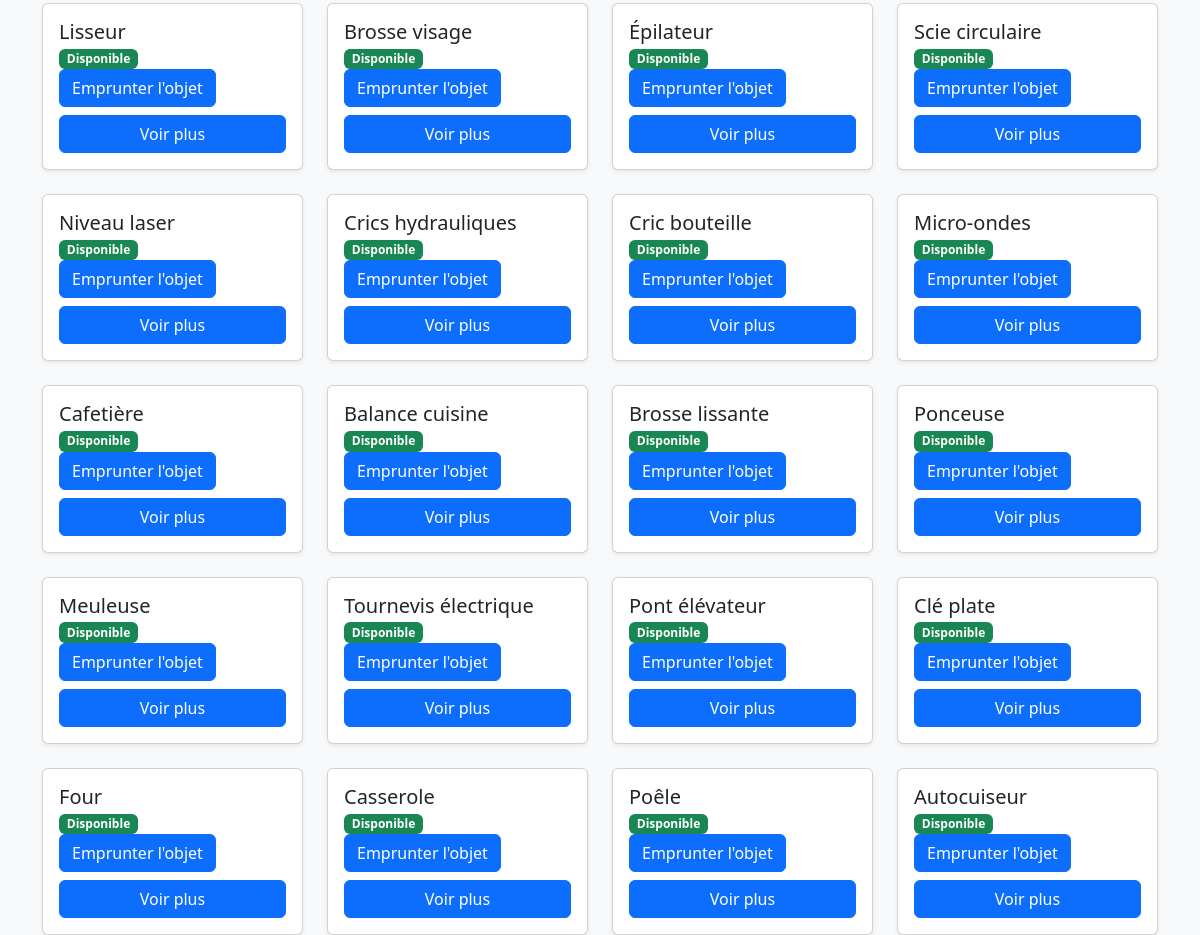
The page /pages/accueil.php (lower part) on the database as committed earlier.
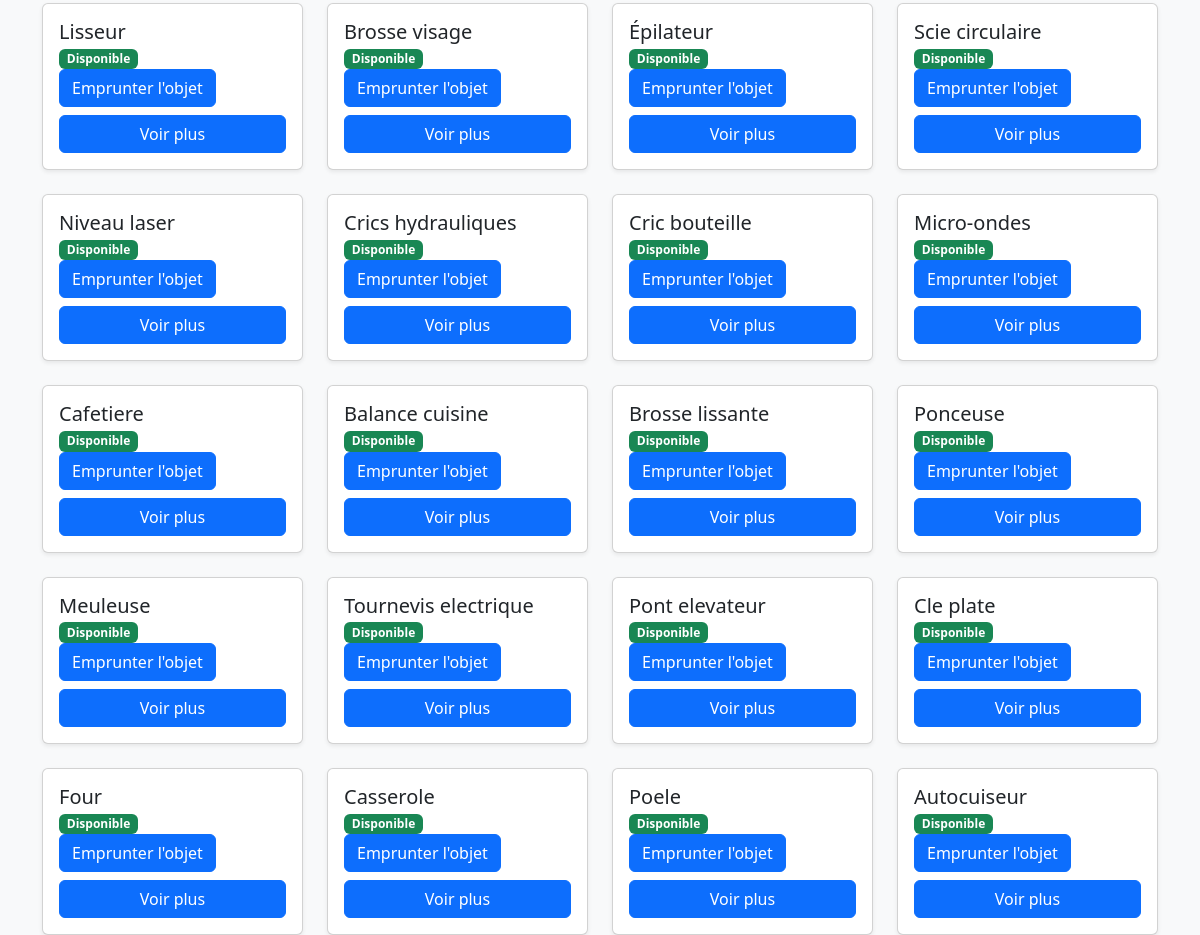
The same page on the database as committed later.
### tables this page shows
CREATE TABLE obj_objet(
    id_objet INT AUTO_INCREMENT  PRIMARY KEY,
    nom_objet VARCHAR(50),
    id_categorie INT,
    id_membre INT,
    FOREIGN KEY (id_membre) REFERENCES obj_membres(id_membre),
    FOREIGN KEY (id_categorie) REFERENCES obj_categorie_objet(id_categorie)
);

### inc/base.php (called while the page is built)
<?php
    function base() {
        return mysqli_connect("localhost" ,"root","","objet");
    }

### pages/accueil.php (the view, shortened to what this page needs)
<?php
include("../inc/function.php");
$resultat = ($_SERVER['REQUEST_METHOD'] == 'POST') ?filtreParCategorie($_POST['categorie']) : getListeObjet();
?>
<!DOCTYPE html>
<html lang="fr">
<head>
    <?= $bootstrap ?>
</head>
<body class="bg-light">
    <div class="container">
        <div class="row justify-content-center g-4">
            <?php while ($data = mysqli_fetch_assoc($resultat)) { ?>
                <div class="col-sm-6 col-md-4 col-lg-3">
                    <article class="card shadow-sm h-100">
                        <div class="card-body d-flex flex-column justify-content-between">
                            <h5 class="card-title"><?= $data['nom_objet'] ?></h5>
                            <h6 class="card-subtitle mb-2 text-muted">
                                <?php if (enCours($data['id_objet']) == 0) { ?>
                                    <span class="badge bg-success">Disponible</span>
                                    <a href="emprunt.php?id_objet=<?= $data['id_objet'] ?>" class="btn btn-primary">Emprunter
                                        l'objet</a>
                                <?php } else { ?>
                                    <span class="badge bg-warning text-dark">
                                        Emprunté - dispo le <?= enCours($data['id_objet']) ?>
                                    </span>
                                <?php } ?>
                            </h6>
                            <a href="fiche_objet.php?id_objet=<?= $data['id_objet'] ?>" class="btn btn-primary">Voir
                                plus</a>
                        </div>
                    </article>
                </div>
            <?php } ?>
        </div>
    </div>
</body>
</html>

Rows that differ between the two databases and show on the page:
changed obj_objet: nom_objet "Cafetière" → "Cafetiere"
changed obj_objet: nom_objet "Tournevis électrique" → "Tournevis electrique"
changed obj_objet: nom_objet "Pont élévateur" → "Pont elevateur"
changed obj_objet: nom_objet "Clé plate" → "Cle plate"
changed obj_objet: nom_objet "Poêle" → "Poele"
